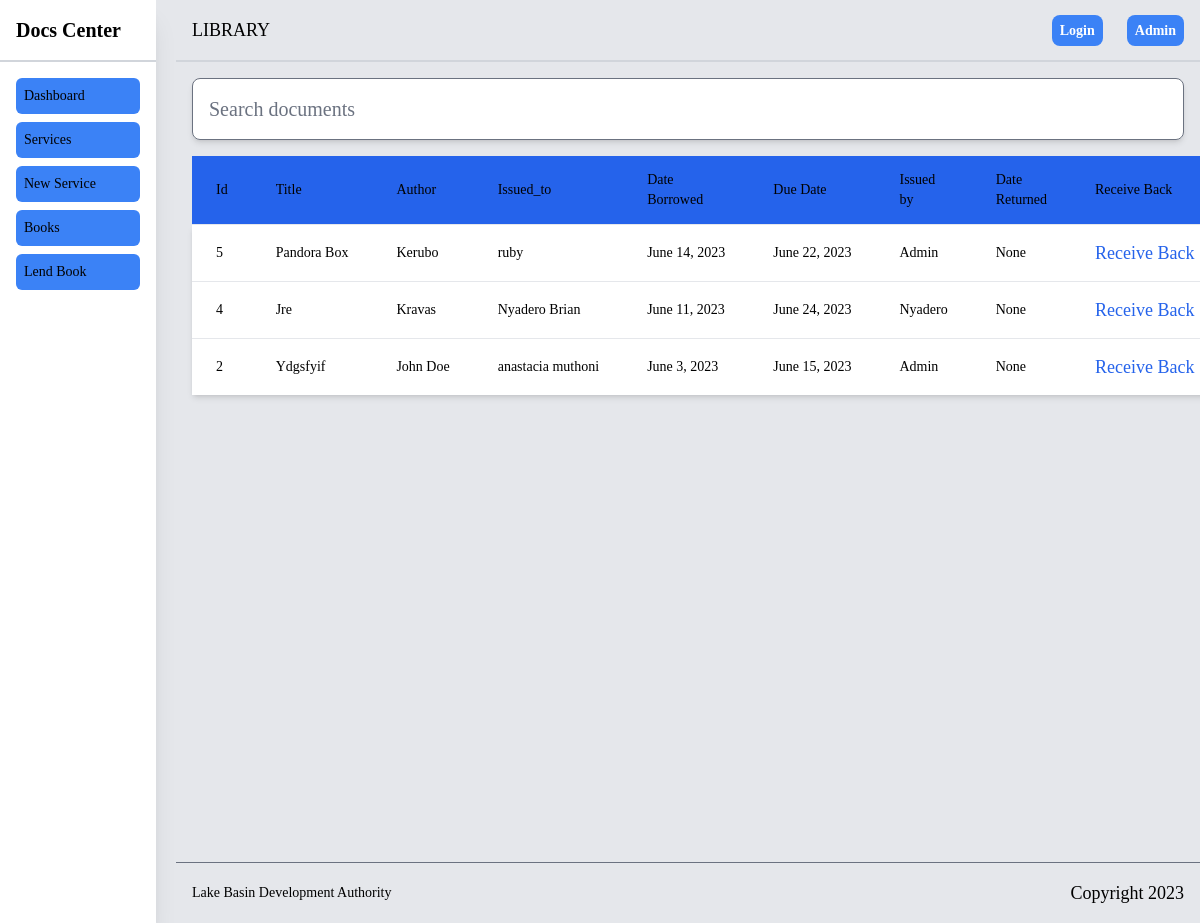
/library/, run on the app's committed database.
### library/models.py (models this page shows, shortened)
class Book(models.Model):
    author = models.CharField(max_length=255)
    title = models.CharField(max_length=255)
    no_of_volume = models.CharField(max_length=255, null=True)
    issued_to = models.CharField(max_length=255, null=True)
    borrower_signature = models.IntegerField(null=False)
    created_at = models.DateTimeField(auto_now_add=True)
    returned = models.BooleanField(default=False)
    borrowed = models.BooleanField(default=False)
    issuing_officer = models.ForeignKey(User, related_name="books", on_delete=models.CASCADE, default=1)
    due_back = models.DateField(null=False)
    date_borrowed = models.DateField(null=False)
    date_returned = models.DateField(null = True)
    class Meta:
        ordering = ('title',)
        verbose_name_plural = "Books"

### library/views.py (the view)
# urls.py: path("", views.index, name="index"),
def index(request):
    documents = Book.objects.filter(returned = False).order_by("-id").all()
    return render(request, "library/index.html", {"documents": documents})

### library/templates/library/index.html (shortened to what this page needs)
{% extends 'core/base.html' %}
{% block crumbs %} Library {% endblock %}
{% block content %}
<div class="w-full mb-4 flex items-center justify-center mx-auto">
    <form action="{% url 'library:search-documents' %}" value="{{request.GET.q}}" method="get" class="w-full mx-auto text-lg shadow-md border-transparent rounded-lg">
        <input type="text" placeholder="Search documents" value="{{request.GET.q}}" name="search" class="w-full rounded-lg p-4 text-xl" >
    </form>
</div>
    {% if documents %}
    <div class="">
            <table class="min-w-full divide-y divide-gray-200 dark:divide-gray-700">
                <thead class="bg-blue-600 dark:bg-gray-800">
                    <tr>
                        <th scope="col" class="px-6 py-3.5 text-sm font-normal text-left rtl:text-right text-black dark:text-gray-400">Id</th>
                        <th scope="col" class="px-6 py-3.5 text-sm font-normal text-left rtl:text-right text-black dark:text-gray-400">Title</th>
                        <th scope="col" class="px-6 py-3.5 text-sm font-normal text-left rtl:text-right text-black dark:text-gray-400">Author</th>
                        <th scope="col" class="px-6 py-3.5 text-sm font-normal text-left rtl:text-right text-black dark:text-gray-400">Issued_to</th>
                        <th scope="col" class="px-6 py-3.5 text-sm font-normal text-left rtl:text-right text-black dark:text-gray-400">Date Borrowed</th>
                        <th scope="col" class="px-6 py-3.5 text-sm font-normal text-left rtl:text-right text-black dark:text-gray-400">Due Date</th>
                        <th scope="col" class="px-6 py-3.5 text-sm font-normal text-left rtl:text-right text-black dark:text-gray-400">Issued by</th>
                        <th scope="col" class="px-6 py-3.5 text-sm font-normal text-left rtl:text-right text-black dark:text-gray-400">Date Returned</th>
                        <th scope="col" class="px-6 py-3.5 text-sm font-normal text-left rtl:text-right text-black dark:text-gray-400">Receive Back</th>
                    </tr>
                </thead>
                <tbody class="bg-white divide-y divide-gray-200 dark:divide-gray-700  shadow-md rounded-sm">
                    {% for document in documents %}
                      <tr>
                        <td class="px-6 py-3.5 text-sm font-medium text-left rtl:text-right whitespace-nowrap">{{ document.id }}</td>
                        <td class="px-6 py-3.5 text-sm font-medium text-left rtl:text-right whitespace-nowrap capitalize">{{ document.title }}</td>
                        <td class="px-6 py-3.5 text-sm font-medium text-left rtl:text-right whitespace-nowrap capitalize">{{ document.author }}</td>
                        <td class="px-6 py-3.5 text-sm font-medium text-left rtl:text-right whitespace-nowrap">{{ document.issued_to }}</td>
                        <td class="px-6 py-3.5 text-sm font-medium text-left rtl:text-right whitespace-nowrap">{{ document.date_borrowed }}</td>
                        <td class="px-6 py-3.5 text-sm font-medium text-left rtl:text-right whitespace-nowrap">{{ document.due_back }}</td>
                        <td class="px-6 py-3.5 text-sm font-medium text-left rtl:text-right whitespace-nowrap capitalize">{{ document.issuing_officer.username }}</td>
                        <td class="px-6 py-3.5 text-sm font-medium text-left rtl:text-right whitespace-nowrap">{{ document.date_returned }}</td>
                         <td class="px-6 py-3.5 text-sm font-medium text-left rtl:text-right whitespace-nowrap">
                            <a href="{% url 'library:return-book' document.id %}" class="text-blue-600 text-lg" >Receive Back</a>
                        </td>
                      </tr>
                    {% endfor %}
                </tbody>
            </table>
    </div>
    {% else %}
    <div class="mt-3">
        <h3 class="text-2xl font-semibold ">No documents available</h3>
    </div>
    {% endif %}
{% endblock %}

### core/templates/core/base.html (shortened to what this page needs)
{% load static tailwind_tags %}
<!DOCTYPE html>
<html lang="en">
	<head>
		{% tailwind_css %}
	</head>
	<body class="bg-gray-200 font-serif leading-normal tracking-normal overflow-x-hidden">
        <section class="flex gap-5">
            <aside class="bg-white shadow-xl w-64">
                <div class="sticky top-0">
                      <div class="p-4 border-b-2 border-b-gray-300">
                    <a href="/" class="font-semibold text-xl" >Docs Center</a>
                </div>
                <nav class="p-4 w-full">
                    <ul class="">
                        <a href="/" class="text-sm font-medium text-black dark:text-white mb-4 active::text-red-500">
                           <li class="mb-2 bg-blue-500 p-2 rounded-md w-full cursor-pointer focus:bg-blue-900">Dashboard</li>
                        </a>
                        <a href="{% url 'services:index' %}" class="text-sm font-medium text-black dark:text-white mb-4">
                            <li class="mb-2 bg-blue-500 p-2 rounded-md w-full cursor-pointer focus:bg-blue-900">Services</li>
                        </a>
                        <a href="{% url 'services:new-request' %}" class="text-sm font-medium text-black dark:text-white mb-4">
                            <li class="mb-2 bg-blue-500 p-2 rounded-md w-full cursor-pointer focus:bg-blue-900">New Service</li>
                        </a>
                        <a href="{% url 'library:index' %}" class="text-sm font-medium text-black dark:text-white mb-4">
                            <li class="mb-2 bg-blue-500 p-2 rounded-md w-full cursor-pointer focus:bg-blue-900">Books</li>
                        </a>
                        <a href="{% url 'library:new-document' %}" class="text-sm font-medium text-black dark:text-white mb-4">
                            <li class="mb-2 bg-blue-500 p-2 rounded-md w-full cursor-pointer focus:bg-blue-900">Lend Book</li>
                        </a>
                    </ul>
                </nav>
                </div>
            </aside>
            <section class="container mx-auto">
                <nav class="w-full flex justify-between items-center p-4 sticky top-0 container mx-auto border-b-2 border-b-gray-300 z-20 bg-gray-200">
                            <div>
                        <h3 class="text-lg font-medium uppercase">{% block crumbs %}{% endblock %}</h3>
                    </div>
                    <ul class="flex items-center space-x-6">
                        {% if request.user.is_authenticated %}
                        <li><a href="{% url 'admin:index' %}" class="text-sm font-semibold bg-blue-500 hover:bg-blue-700 text-white rounded-lg p-2">Admin Dashboard</a></li>
                        <li><a href="{% url 'logout' %}" class="text-sm font-semibold bg-red-400 hover:bg-red-700 text-white rounded-lg p-2">Logout</a></li>
                        {% else %}
                            <li><a href="{% url 'core:login' %}" class="text-sm font-semibold bg-blue-500 hover:bg-blue-700 text-white rounded-lg p-2">Login</a></li>
                            <li><a href="{% url 'admin:index' %}" class="text-sm font-semibold bg-blue-500 hover:bg-blue-700 text-white rounded-lg p-2">Admin</a></li>
                        {% endif %}
                    </ul>
                    </nav>
                <section class="min-h-screen">
			        <section class="min-h-screen p-4">
                       {% block content %}{% endblock %}
			        </section>
                </section>
                <footer class="container mx-auto border-t border-t-gray-500 p-4 flex justify-between items-center">
                    <h3 class="text-sm font-medium">Lake Basin Development Authority</h3>
                    <small class="text-lg font-medium" id="copyright">Copyright  </small>
                </footer>
            </section>
        </section>
	</body>
</html>

### data on the page
Book: id "5", title "Pandora Box", author "Kerubo", issued_to "ruby", date_borrowed "June 14, 2023", due_back "June 22, 2023", issuing_officer.username "Admin", date_returned "None"
Book: id "4", title "Jre", author "Kravas", issued_to "Nyadero Brian", date_borrowed "June 11, 2023", due_back "June 24, 2023", issuing_officer.username "Nyadero", date_returned "None"
Book: id "2", title "Ydgsfyif", author "John Doe", issued_to "anastacia muthoni", date_borrowed "June 3, 2023", due_back "June 15, 2023", issuing_officer.username "Admin", date_returned "None"
